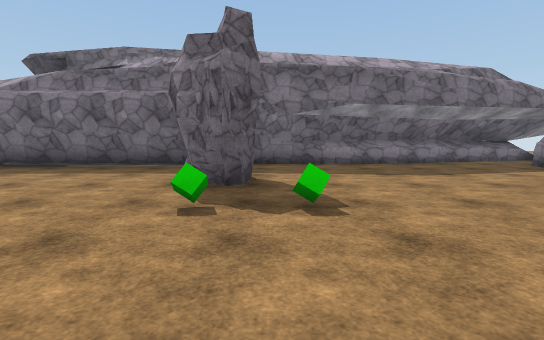
view 1 (above)

17 first-person views from a walk through a 3-D level made in the Unity game engine. The camera is 1.4 m above the floor, tilts 6° down and sees 85° across. The floor is counted in squares, 2 m on a side. Each view is taken from the middle of a square. On the plan, view 1 faces up. The plan holds only what a view shows up to about 10 squares ahead; the rest is blank. The place goes on beyond the plan. The player is left out. Some animated figures are left out. Some surface patterns are stand-ins.

view 2
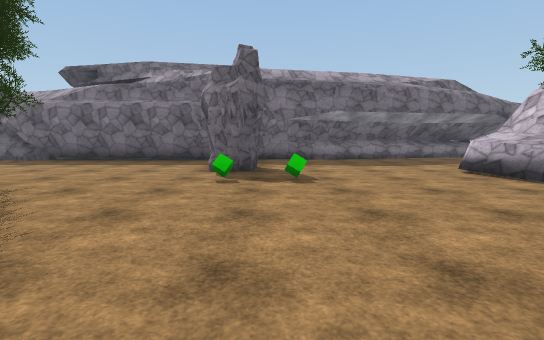

view 3
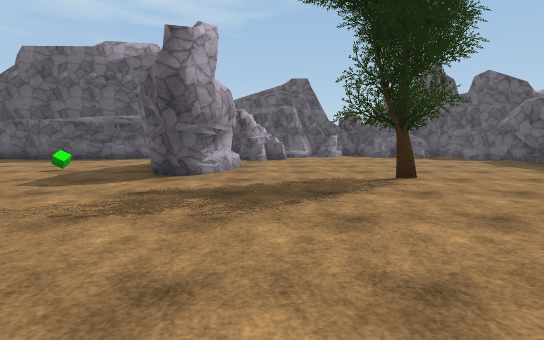

view 4
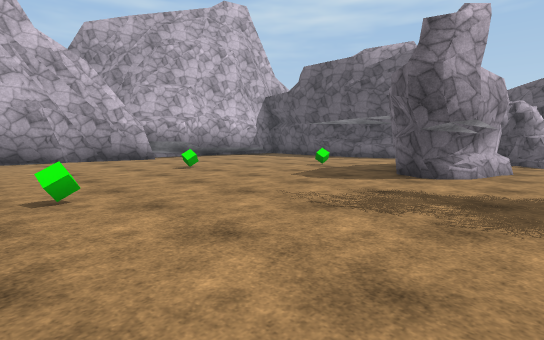

view 5
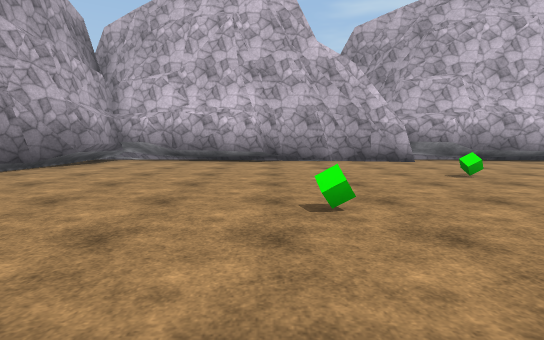

view 6
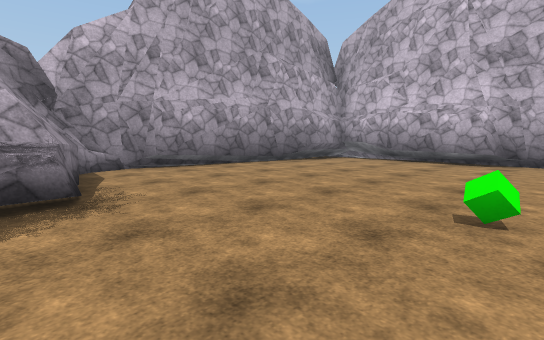

view 7
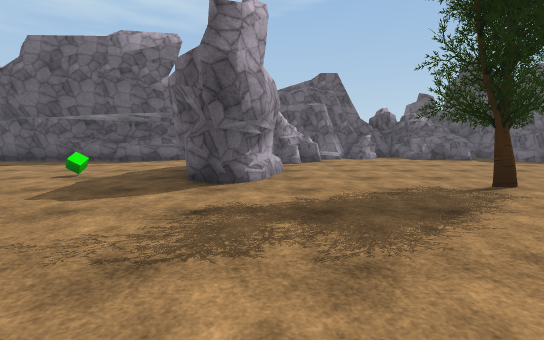

view 8
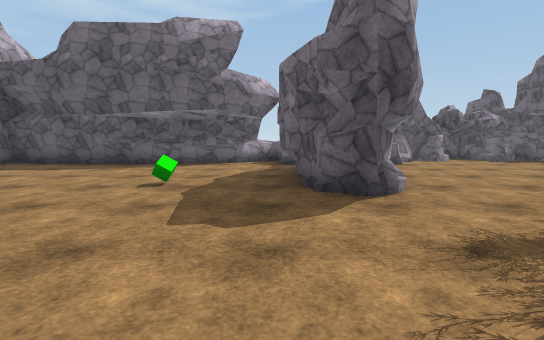

view 9
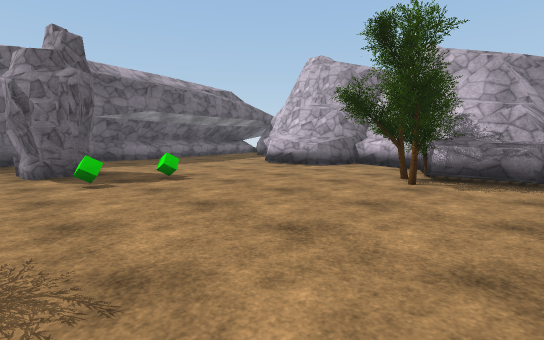

view 10
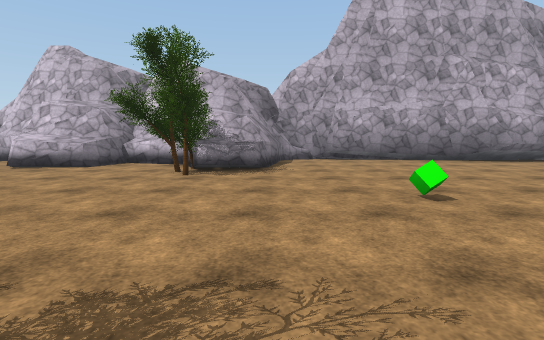

view 11
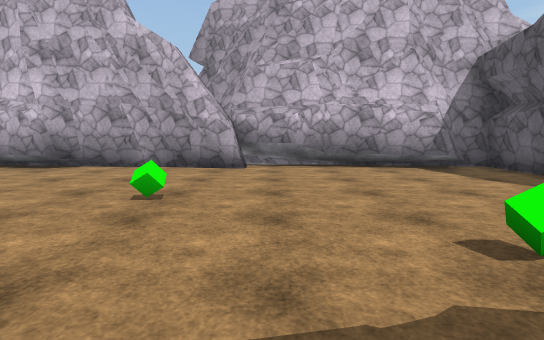

view 12
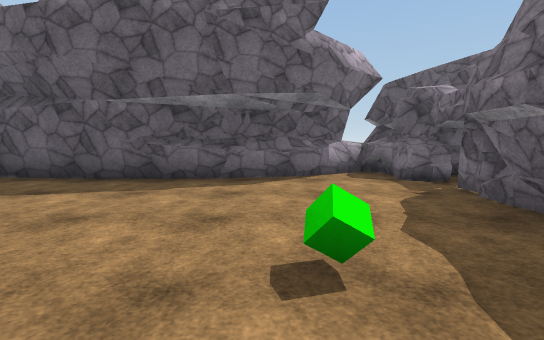

view 13
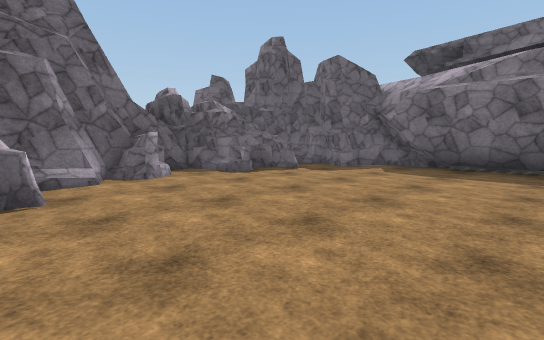

view 14
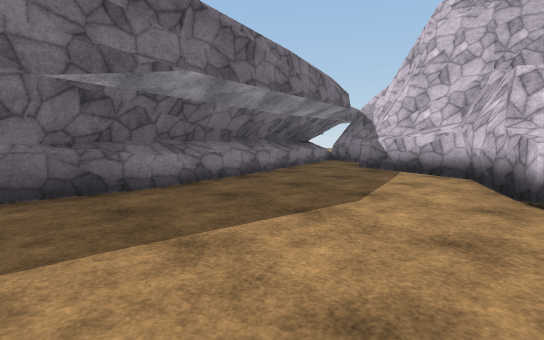

view 15
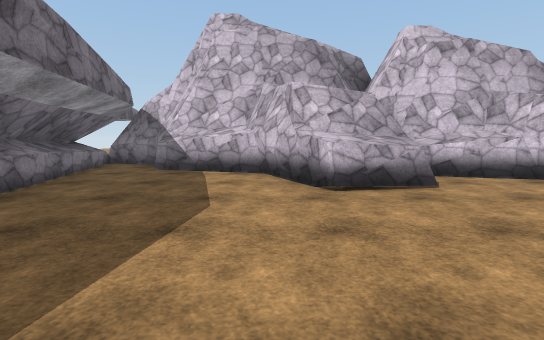

view 16
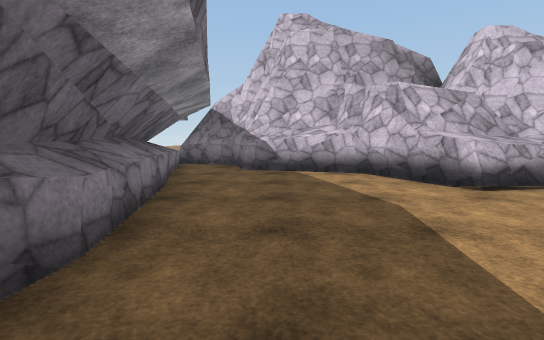

view 17
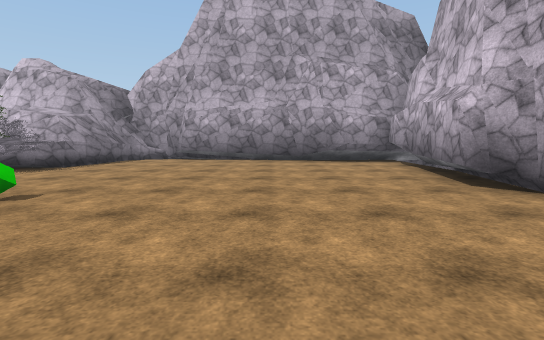

### Floor plan
Key: @ floor where view 1 was taken; # wall or solid block; . floor; = window, fence, low wall or low ledge; ^ raised ledge; R rock; C green cube; T tree.
Columns run from 12 left of view 1 to 9 right of it. Each row starts with its distance up from view 1.
 10                   ####
  9             ######^..#
  8    ##########.......##
  7  ###...............##
  6  ##........R.......#
  5  #^........R......##
  4 ###........R....^##
  3 #..........CC....^#
  2 ##......T.........#
  1  #................#
  0  ###........@..TT##
 -1  ###.##.........^#
 -2 ########.........###
 -3 #^=................#
 -4  ##.........C......#
 -5   #...C............#
 -6   #......C.........#
 -7   ##...............#
 -8    #...............#
 -9    #..............##
-10    ###...#...###..#
-11     ###############

Where each view was taken, in squares from view 1:
view 1: 0 up, 0 right, facing up
view 2: 2 down, 0 right, facing up
view 3: 0 up, 1 right, facing left
view 4: 0 up, 1 right, facing down-left
view 5: 1 down, 1 right, facing down
view 6: 1 down, 0 right, facing down-right
view 7: 1 down, 0 right, facing left
view 8: 3 down, 1 left, facing left
view 9: 2 down, 2 left, facing up-right
view 10: 2 down, 3 left, facing right
view 11: 3 down, 4 left, facing down
view 12: 5 down, 4 left, facing left
view 13: 0 up, 5 left, facing up-left
view 14: 4 up, 0 right, facing up-right
view 15: 5 up, 0 right, facing right
view 16: 7 up, 0 right, facing right
view 17: 7 down, 3 left, facing right
